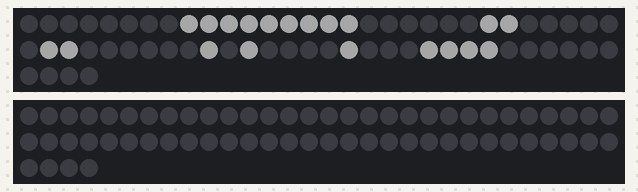
The sketch below on a simulated Arduino Uno, built with avr-gcc and run on an emulated ATmega328P. Parts: 2 × 64 RGB LEDs in strip order, left to right, continuing on the next row. Dim RGB values are drawn brighter than linear; what the sketch prints to the serial monitor is not drawn.

Above: at 0.6 s.

The sketch:

expression_eyes_pixelsOnly.ino
```cpp
#include <Adafruit_NeoPixel.h>
#include <Adafruit_GFX.h>
#define FACTORYRESET_ENABLE     1

#define PIN                     A3
#define PIN2                    A4

Adafruit_NeoPixel rightEye(64, PIN2, NEO_GRB + NEO_KHZ800);
Adafruit_NeoPixel leftEye(64, PIN, NEO_GRB + NEO_KHZ800);

uint8_t LeftEyeNormal[]={8,9,10,11,12,13,14,15,16,23,24,31,32,39,41,46,50,51,52,53};

uint8_t RightEyeNormal[]={8,9,10,11,12,13,14,15,16,23,24,31,32,39,41,46,50,51,52,53};

uint8_t LeftEyeAngry[]={7,14,15,21,22,23,28,29,30,31,35,36,37,38,39,42,43,44,45,46,47,49,50,51,52,53,54,55,56,57,58,59,60,61,62,63};

uint8_t RightEyeAngry[]={0,8,9,16,17,18,24,25,26,27,32,33,34,35,36,40,41,42,43,44,45,48,49,50,51,52,53,54,56,57,58,59,60,61,62,63};

void setup(void)
{
  leftEye.clear();
  rightEye.clear();

  Serial.begin(9600);
  leftEye.begin();
  leftEye.setBrightness(40);
  rightEye.begin();
  rightEye.setBrightness(40);
  Serial.println("test");

}

void loop()
{
  normalLeftEye();
  normalRightEye();


}

void normalLeftEye(){
  for(int i : LeftEyeNormal) { // For each pixel...
    Serial.print("left: turning on ");Serial.println(i);
    // if(i == LeftEyeNormal[i]){
    leftEye.setPixelColor(i, leftEye.Color(255, 255, 255));
    // }
  }
  leftEye.show();
}

void normalRightEye(){
  for(int i : RightEyeNormal) { // For each pixel...
      Serial.print("right: turning on ");Serial.println(i);
      rightEye.setPixelColor(i, rightEye.Color(255, 255, 255));

  }
  rightEye.show();
  // test();
}

void angryRightEye(){
  for(int i : RightEyeAngry) { // For each pixel...
  Serial.print("right: turning on ");Serial.println(i);
  rightEye.setPixelColor(i, rightEye.Color(255, 0, 0));
  }
  rightEye.show();
}

void angryLeftEye(){
  for(int i : LeftEyeAngry) { // For each pixel...
    Serial.print("left: turning on ");Serial.println(i);
    leftEye.setPixelColor(i, leftEye.Color(255, 0, 0));
  }
  leftEye.show();
}
```

Measured:
- what the display in image 0 shows lasts 0.4 s, from 0.4 s to 0.8 s
